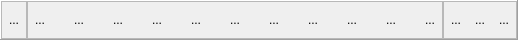
        <widget class="QFrame" name="toolbar">
         <property name="minimumSize">
          <size>
           <width>0</width>
           <height>0</height>
          </size>
         </property>
         <property name="maximumSize">
          <size>
           <width>16777215</width>
           <height>40</height>
          </size>
         </property>
         <property name="frameShape">
          <enum>QFrame::Panel</enum>
         </property>
         <property name="frameShadow">
          <enum>QFrame::Raised</enum>
         </property>
         <layout class="QHBoxLayout" name="horizontalLayout_2">
          <property name="spacing">
           <number>0</number>
          </property>
          <property name="leftMargin">
           <number>0</number>
          </property>
          <property name="topMargin">
           <number>0</number>
          </property>
          <property name="rightMargin">
           <number>0</number>
          </property>
          <property name="bottomMargin">
           <number>0</number>
          </property>
          <item>
           <widget class="QFrame" name="frame">
            <property name="maximumSize">
             <size>
              <width>32</width>
              <height>16777215</height>
             </size>
            </property>
            <property name="frameShape">
             <enum>QFrame::StyledPanel</enum>
            </property>
            <property name="frameShadow">
             <enum>QFrame::Raised</enum>
            </property>
            <layout class="QHBoxLayout" name="horizontalLayout_4">
             <property name="spacing">
              <number>0</number>
             </property>
             <property name="leftMargin">
              <number>0</number>
             </property>
             <property name="topMargin">
              <number>0</number>
             </property>
             <property name="rightMargin">
              <number>0</number>
             </property>
             <property name="bottomMargin">
              <number>0</number>
             </property>
             <item>
              <widget class="QToolButton" name="hide">
               <property name="toolTip">
                <string>Hide menu</string>
               </property>
               <property name="text">
                <string>...</string>
               </property>
               <property name="icon">
                <iconset resource="svg/icons.qrc">
                 <normaloff>:/icons/2849812_menu_multimedia_bars_media_icon.svg</normaloff>:/icons/2849812_menu_multimedia_bars_media_icon.svg</iconset>
               </property>
               <property name="iconSize">
                <size>
                 <width>25</width>
                 <height>25</height>
                </size>
               </property>
               <property name="autoRaise">
                <bool>true</bool>
               </property>
              </widget>
             </item>
            </layout>
           </widget>
          </item>
          <item alignment="Qt::AlignHCenter">
           <widget class="QFrame" name="frame_2">
            <property name="frameShape">
             <enum>QFrame::StyledPanel</enum>
            </property>
            <property name="frameShadow">
             <enum>QFrame::Raised</enum>
            </property>
            <layout class="QHBoxLayout" name="horizontalLayout_5" stretch="0,0,0,0,0,0,0,0,0,0,0">
             <property name="spacing">
              <number>15</number>
             </property>
             <property name="leftMargin">
              <number>0</number>
             </property>
             <property name="topMargin">
              <number>0</number>
             </property>
             <property name="rightMargin">
              <number>0</number>
             </property>
             <property name="bottomMargin">
              <number>0</number>
             </property>
             <item>
              <widget class="QToolButton" name="upload_img">
               <property name="toolTip">
                <string>Upload an image</string>
               </property>
               <property name="text">
                <string>...</string>
               </property>
               <property name="icon">
                <iconset resource="svg/icons.qrc">
                 <normaloff>:/icons/1976052_gallery_image_images_photo_picture_icon.svg</normaloff>:/icons/1976052_gallery_image_images_photo_picture_icon.svg</iconset>
               </property>
               <property name="iconSize">
                <size>
                 <width>28</width>
                 <height>28</height>
                </size>
               </property>
               <property name="autoRaise">
                <bool>true</bool>
               </property>
              </widget>
             </item>
             <item>
              <widget class="QToolButton" name="save_img">
               <property name="toolTip">
                <string>Download image</string>
               </property>
               <property name="text">
                <string>...</string>
               </property>
               <property name="icon">
                <iconset resource="svg/icons.qrc">
                 <normaloff>:/icons/2931171_download_import_save_down_storage_icon.svg</normaloff>:/icons/2931171_download_import_save_down_storage_icon.svg</iconset>
               </property>
               <property name="iconSize">
                <size>
                 <width>22</width>
                 <height>25</height>
                </size>
               </property>
               <property name="autoRaise">
                <bool>true</bool>
               </property>
              </widget>
             </item>
             <item>
              <widget class="QToolButton" name="upload_folder">
               <property name="toolTip">
                <string>Upload a folder</string>
               </property>
               <property name="text">
                <string>...</string>
               </property>
               <property name="icon">
                <iconset resource="svg/icons.qrc">
                 <normaloff>:/icons/8324190_ui_essential_app_folder_upload_icon.svg</normaloff>:/icons/8324190_ui_essential_app_folder_upload_icon.svg</iconset>
               </property>
               <property name="iconSize">
                <size>
                 <width>25</width>
                 <height>25</height>
                </size>
               </property>
               <property name="autoRaise">
                <bool>true</bool>
               </property>
              </widget>
             </item>
             <item>
              <widget class="QToolButton" name="save_folder">
               <property name="toolTip">
                <string>Save image</string>
               </property>
               <property name="text">
                <string>...</string>
               </property>
               <property name="icon">
                <iconset resource="svg/icons.qrc">
                 <normaloff>:/icons/2931176_diskette_guardar_save_disk_drive_icon.svg</normaloff>:/icons/2931176_diskette_guardar_save_disk_drive_icon.svg</iconset>
               </property>
               <property name="iconSize">
                <size>
                 <width>25</width>
                 <height>23</height>
                </size>
               </property>
               <property name="autoRaise">
                <bool>true</bool>
               </property>
              </widget>
             </item>
             <item>
              <widget class="QToolButton" name="upload_mask">
               <property name="toolTip">
                <string>Upload a mask </string>
               </property>
               <property name="text">
                <string>...</string>
               </property>
               <property name="icon">
                <iconset resource="svg/icons.qrc">
                 <normaloff>:/icons/Image_Segmentation_clip_art.svg</normaloff>:/icons/Image_Segmentation_clip_art.svg</iconset>
               </property>
               <property name="iconSize">
                <size>
                 <width>25</width>
                 <height>25</height>
                </size>
               </property>
               <property name="autoRaise">
                <bool>true</bool>
               </property>
              </widget>
             </item>
             <item>
              <widget class="QToolButton" name="toolButton_2">
               <property name="text">
                <string>...</string>
               </property>
               <property name="icon">
                <iconset resource="svg/icons.qrc">
                 <normaloff>:/icons/285644_folder_green_icon.svg</normaloff>:/icons/285644_folder_green_icon.svg</iconset>
               </property>
               <property name="iconSize">
                <size>
                 <width>25</width>
                 <height>25</height>
                </size>
               </property>
               <property name="autoRaise">
                <bool>true</bool>
               </property>
              </widget>
             </item>
             <item>
              <widget class="QToolButton" name="toolButton_3">
               <property name="text">
                <string>...</string>
               </property>
               <property name="icon">
                <iconset resource="svg/icons.qrc">
                 <normaloff>:/icons/1419157_download_folder_icon.ico</normaloff>:/icons/1419157_download_folder_icon.ico</iconset>
               </property>
               <property name="iconSize">
                <size>
                 <width>25</width>
                 <height>25</height>
                </size>
               </property>
               <property name="autoRaise">
                <bool>true</bool>
               </property>
              </widget>
             </item>
             <item>
              <widget class="QToolButton" name="toolButton_4">
               <property name="toolTip">
                <string>Upload a bounding box</string>
               </property>
               <property name="text">
                <string>...</string>
               </property>
               <property name="icon">
                <iconset resource="svg/icons.qrc">
                 <normaloff>:/icons/9039845_bounding_box_circles_icon.svg</normaloff>:/icons/9039845_bounding_box_circles_icon.svg</iconset>
               </property>
               <property name="iconSize">
                <size>
                 <width>25</width>
                 <height>25</height>
                </size>
               </property>
               <property name="autoRaise">
                <bool>true</bool>
               </property>
              </widget>
             </item>
             <item>
              <widget class="QToolButton" name="toolButton_5">
               <property name="text">
                <string>...</string>
               </property>
               <property name="icon">
                <iconset resource="svg/icons.qrc">
                 <normaloff>:/icons/285658_blue_folder_icon.svg</normaloff>:/icons/285658_blue_folder_icon.svg</iconset>
               </property>
               <property name="iconSize">
                <size>
                 <width>25</width>
                 <height>25</height>
                </size>
               </property>
               <property name="autoRaise">
                <bool>true</bool>
               </property>
              </widget>
             </item>
             <item>
              <widget class="QToolButton" name="toolButton_6">
               <property name="text">
                <string>...</string>
               </property>
               <property name="icon">
                <iconset resource="svg/icons.qrc">
                 <normaloff>:/icons/285657_floppy_guardar_save_icon.svg</normaloff>:/icons/285657_floppy_guardar_save_icon.svg</iconset>
               </property>
               <property name="iconSize">
                <size>
                 <width>25</width>
                 <height>25</height>
                </size>
               </property>
               <property name="autoRaise">
                <bool>true</bool>
               </property>
              </widget>
             </item>
             <item>
              <widget class="QToolButton" name="toolButton_7">
               <property name="text">
                <string>...</string>
               </property>
               <property name="icon">
                <iconset resource="svg/icons.qrc">
                 <normaloff>:/icons/7720257_neuron_connections_neural_network_icon.svg</normaloff>:/icons/7720257_neuron_connections_neural_network_icon.svg</iconset>
               </property>
               <property name="iconSize">
                <size>
                 <width>25</width>
                 <height>25</height>
                </size>
               </property>
               <property name="autoRaise">
                <bool>true</bool>
               </property>
              </widget>
             </item>
            </layout>
           </widget>
          </item>
          <item>
           <widget class="QFrame" name="frame_3">
            <property name="maximumSize">
             <size>
              <width>100</width>
              <height>16777215</height>
             </size>
            </property>
            <property name="frameShape">
             <enum>QFrame::StyledPanel</enum>
            </property>
            <property name="frameShadow">
             <enum>QFrame::Raised</enum>
            </property>
            <property name="lineWidth">
             <number>0</number>
            </property>
            <layout class="QHBoxLayout" name="horizontalLayout_3">
             <property name="spacing">
              <number>0</number>
             </property>
             <property name="leftMargin">
              <number>0</number>
             </property>
             <property name="topMargin">
              <number>0</number>
             </property>
             <property name="rightMargin">
              <number>0</number>
             </property>
             <property name="bottomMargin">
              <number>0</number>
             </property>
             <item>
              <widget class="QToolButton" name="minimize">
               <property name="toolTip">
                <string>Minimize</string>
               </property>
               <property name="text">
                <string>...</string>
               </property>
               <property name="icon">
                <iconset resource="svg/icons.qrc">
                 <normaloff>:/icons/8664917_window_minimize_icon.svg</normaloff>:/icons/8664917_window_minimize_icon.svg</iconset>
               </property>
               <property name="iconSize">
                <size>
                 <width>20</width>
                 <height>20</height>
                </size>
               </property>
               <property name="autoRaise">
                <bool>true</bool>
               </property>
              </widget>
             </item>
             <item>
              <widget class="QToolButton" name="fullscreen">
               <property name="toolTip">
                <string>Fullscreen</string>
               </property>
               <property name="text">
                <string>...</string>
               </property>
               <property name="icon">
                <iconset resource="svg/icons.qrc">
                 <normaloff>:/icons/8680270_fullscreen_line_icon.svg</normaloff>:/icons/8680270_fullscreen_line_icon.svg</iconset>
               </property>
               <property name="iconSize">
                <size>
                 <width>22</width>
                 <height>22</height>
                </size>
               </property>
               <property name="autoRaise">
                <bool>true</bool>
               </property>
              </widget>
             </item>
             <item>
              <widget class="QToolButton" name="close">
               <property name="toolTip">
                <string>Close</string>
               </property>
               <property name="text">
                <string>...</string>
               </property>
               <property name="icon">
                <iconset resource="svg/icons.qrc">
                 <normaloff>:/icons/9110796_x_icon.svg</normaloff>:/icons/9110796_x_icon.svg</iconset>
               </property>
               <property name="iconSize">
                <size>
                 <width>20</width>
                 <height>20</height>
                </size>
               </property>
               <property name="autoRaise">
                <bool>true</bool>
               </property>
              </widget>
             </item>
            </layout>
           </widget>
          </item>
         </layout>
        </widget>
